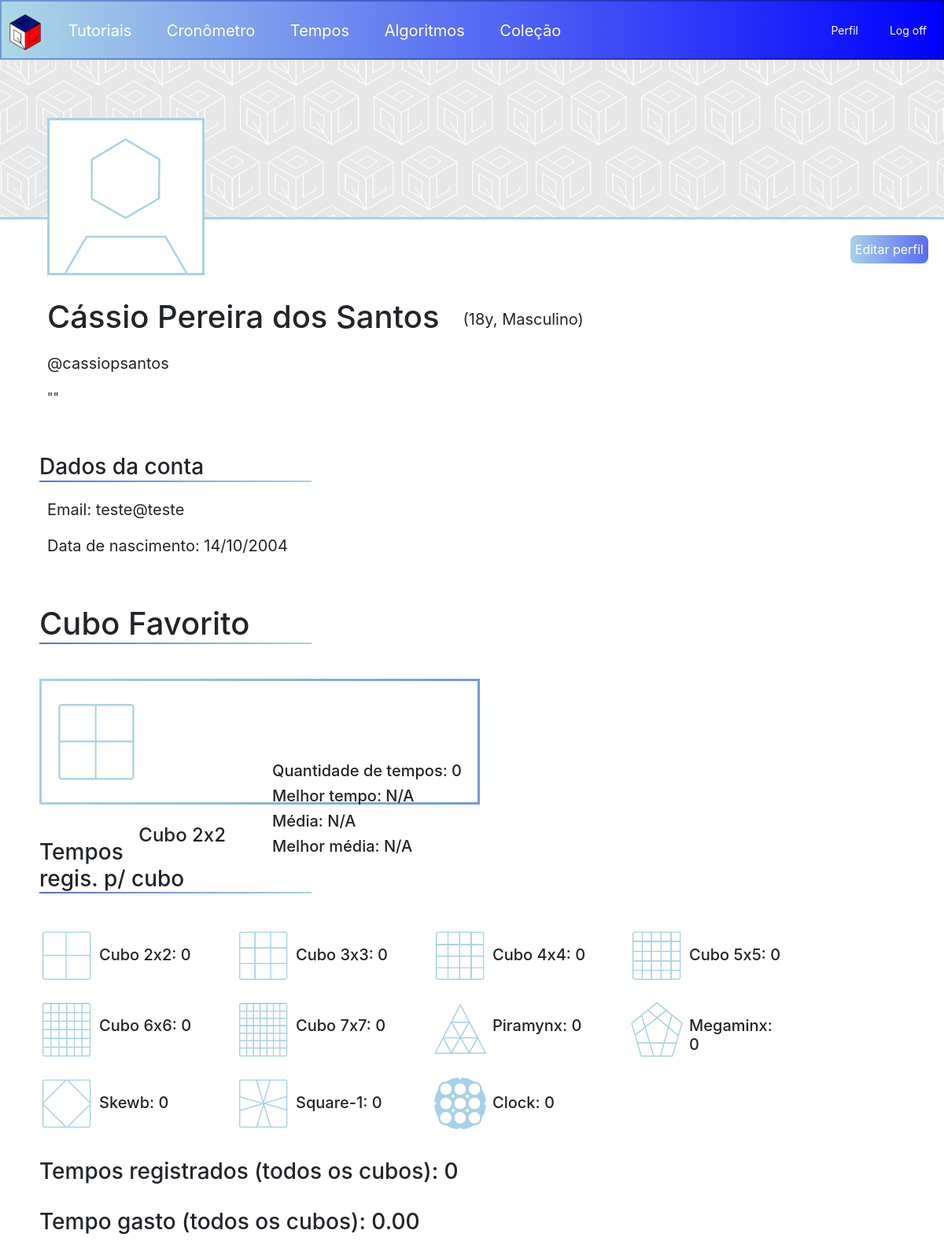
The app's page /perfil.php (signed in) with its own data.
### tables this page shows
create table usuarios (
	id int primary key not null auto_increment,
    nome_usuario varchar(20),
	nome_completo varchar(30),
    descricao text(200),
    foto varchar(25),
    email varchar(30),
    senha varchar(30),
    genero varchar(9),
    nascimento date
);

### perfil.php (the view, shortened to what this page needs)
<html>
<?php
include('conexao.php');
include('navbar.php');
$id_usuario = $_SESSION['id_usuario'];
$sql = "SELECT * FROM usuarios WHERE id='$id_usuario'";
$query = mysqli_query($conn, $sql);
$dados = mysqli_fetch_array($query);
$idade = date_diff(date_create($dados['nascimento']), date_create('now'))->y;
$sql_dados = "SELECT COUNT(tempo) AS quantidade_tempos FROM tempos WHERE id_usuario = '$id_usuario'";
$query_dados = mysqli_query($conn, $sql_dados);
$quantidade_tempos = mysqli_fetch_array($query_dados)['quantidade_tempos'];
$sql_dados = "SELECT SUM(tempo) AS tempo_gasto FROM tempos WHERE id_usuario = '$id_usuario'";
$query_dados = mysqli_query($conn, $sql_dados);
$tempo_gasto = mysqli_fetch_array($query_dados)['tempo_gasto'];
$sql_fav = "SELECT COUNT(tempo) AS qnt_tempos FROM tempos WHERE tipo_cubo = '2x2' AND id_usuario = '$id_usuario'";
$query_fav = mysqli_query($conn, $sql_fav);
$fav_2x2 = mysqli_fetch_array($query_fav)['qnt_tempos'];
$sql_fav = "SELECT COUNT(tempo) AS qnt_tempos FROM tempos WHERE tipo_cubo = '3x3' AND id_usuario = '$id_usuario'";
$query_fav = mysqli_query($conn, $sql_fav);
$fav_3x3 = mysqli_fetch_array($query_fav)['qnt_tempos'];
$sql_fav = "SELECT COUNT(tempo) AS qnt_tempos FROM tempos WHERE tipo_cubo = '4x4' AND id_usuario = '$id_usuario'";
$query_fav = mysqli_query($conn, $sql_fav);
$fav_4x4 = mysqli_fetch_array($query_fav)['qnt_tempos'];
$sql_fav = "SELECT COUNT(tempo) AS qnt_tempos FROM tempos WHERE tipo_cubo = '5x5' AND id_usuario = '$id_usuario'";
$query_fav = mysqli_query($conn, $sql_fav);
$fav_5x5 = mysqli_fetch_array($query_fav)['qnt_tempos'];
$sql_fav = "SELECT COUNT(tempo) AS qnt_tempos FROM tempos WHERE tipo_cubo = '6x6' AND id_usuario = '$id_usuario'";
$query_fav = mysqli_query($conn, $sql_fav);
$fav_6x6 = mysqli_fetch_array($query_fav)['qnt_tempos'];
$sql_fav = "SELECT COUNT(tempo) AS qnt_tempos FROM tempos WHERE tipo_cubo = '7x7' AND id_usuario = '$id_usuario'";
$query_fav = mysqli_query($conn, $sql_fav);
$fav_7x7 = mysqli_fetch_array($query_fav)['qnt_tempos'];
$sql_fav = "SELECT COUNT(tempo) AS qnt_tempos FROM tempos WHERE tipo_cubo = 'Piramynx' AND id_usuario = '$id_usuario'";
$query_fav = mysqli_query($conn, $sql_fav);
$fav_piramynx = mysqli_fetch_array($query_fav)['qnt_tempos'];
$sql_fav = "SELECT COUNT(tempo) AS qnt_tempos FROM tempos WHERE tipo_cubo = 'Megaminx' AND id_usuario = '$id_usuario'";
$query_fav = mysqli_query($conn, $sql_fav);
$fav_megaminx = mysqli_fetch_array($query_fav)['qnt_tempos'];
$sql_fav = "SELECT COUNT(tempo) AS qnt_tempos FROM tempos WHERE tipo_cubo = 'Square-1' AND id_usuario = '$id_usuario'";
$query_fav = mysqli_query($conn, $sql_fav);
$fav_square1 = mysqli_fetch_array($query_fav)['qnt_tempos'];
$sql_fav = "SELECT COUNT(tempo) AS qnt_tempos FROM tempos WHERE tipo_cubo = 'Skewb' AND id_usuario = '$id_usuario'";
$query_fav = mysqli_query($conn, $sql_fav);
$fav_skewb = mysqli_fetch_array($query_fav)['qnt_tempos'];
$sql_fav = "SELECT COUNT(tempo) AS qnt_tempos FROM tempos WHERE tipo_cubo = 'Clock' AND id_usuario = '$id_usuario'";
$query_fav = mysqli_query($conn, $sql_fav);
$fav_clock = mysqli_fetch_array($query_fav)['qnt_tempos'];
$temp = max($fav_2x2, $fav_3x3, $fav_4x4, $fav_5x5, $fav_6x6, $fav_7x7, $fav_piramynx, $fav_megaminx, $fav_square1, $fav_skewb, $fav_clock);
switch ($temp) {
    case $fav_2x2:
        $cubo_favorito = '2x2';
        $nome_cubo = 'Cubo 2x2';
        break;
}
$sql_cubo = "SELECT melhor_tempo FROM melhor_tempo WHERE id_usuario = '$id_usuario' AND tipo_cubo = '$cubo_favorito'";
$query_cubo = mysqli_query($conn, $sql_cubo);
$melhor_tempo = mysqli_fetch_array($query_cubo)['melhor_tempo'];
$sql_cubo = "SELECT melhor_media FROM melhor_media WHERE id_usuario = '$id_usuario' AND tipo_cubo = '$cubo_favorito'";
$query_cubo = mysqli_query($conn, $sql_cubo);
$melhor_media = mysqli_fetch_array($query_cubo)['melhor_media'];
$sql_cubo = "SELECT AVG(tempo) AS media FROM tempos WHERE id_usuario = '$id_usuario' AND tipo_cubo = '$cubo_favorito'";
$query_cubo = mysqli_query($conn, $sql_cubo);
$media = mysqli_fetch_array($query_cubo)['media'];
?>
<head>
</head>
<body>
<div class="header_perfil">
    <img class="imagem_perfil" alt="foto de perfil" src="uploads/<?php echo $dados['foto'] ?>">
</div>
<div class="capa_perfil">
</div>
<a class="botao btn_editar" href="editar_perfil.php">Editar perfil</a>
<div class="nome_completo">
    <h1><?php echo $dados['nome_completo']?></h1>
    <p class="idade_perfil">(<?php echo $idade.'y' ?>, <?php echo $dados['genero'] ?>)</p>
</div>
<div class="nome_usuario">
    <p><?php echo "@".$dados['nome_usuario']?></p>
</div>
<div class="descricao">
    <p class="desc_texto">"<?php echo $dados['descricao']?>"</hp>
</div>
<br>
<h3 class="titulo">Dados da conta</h3>
<div class="nome_usuario">
    <p>Email: <?php echo $dados['email']?></p>
    <p>Data de nascimento: <?php echo date_format(date_create($dados['nascimento']), "d/m/Y")?></p>
</div>
<br>
<h1 class="titulo">Cubo Favorito</h1>
<br>
<div class="cubo_favorito">
    <img class="img_cubo_fav" src="imagens/<?php echo $cubo_favorito?>.png" alt="cubo_favorito">
    <h4 class="nome_cubo_fav"><?php echo $nome_cubo ?></h4>
    <div class="dados_cubo_fav">
        <h5 class="">Quantidade de tempos: <?php echo $temp ?></h5>
        <h5 class="">Melhor tempo: <?php
                        if ($melhor_tempo != 0) {
                            $tempo_final = tempoFinal($melhor_tempo);
                            echo $tempo_final;
                        } else {
                            echo 'N/A';
                        }?></h5>
        <h5 class="">Média: <?php
                        if ($media != 0) {
                            $tempo_final = tempoFinal($media);
                            echo $tempo_final;
                        } else {
                            echo 'N/A';
                        }?></h5>
        <h5 class="">Melhor média: <?php
                        if ($melhor_media != 0) {
                            $tempo_final = tempoFinal($melhor_media);
                            echo $tempo_final;
                        } else {
                            echo 'N/A';
                        }?></h5>
    </div>
</div>
<br>
<h3 class="titulo">Tempos regis. p/ cubo</h3>
<br>
<div class="tempos_p_cubo">
    <div class="tempo_cubo">
        <img class="img_tempos_cubo" src="imagens/2x2.png" alt="2x2">
        <h5 class="nome_tempos_cubo">Cubo 2x2: <?php echo $fav_2x2 ?></h5>
    </div>
    <div class="tempo_cubo">
        <img class="img_tempos_cubo" src="imagens/3x3.png" alt="3x3">
        <h5 class="nome_tempos_cubo">Cubo 3x3: <?php echo $fav_3x3 ?></h5>
    </div>
    <div class="tempo_cubo">
        <img class="img_tempos_cubo" src="imagens/4x4.png" alt="4x4">
        <h5 class="nome_tempos_cubo">Cubo 4x4: <?php echo $fav_4x4 ?></h5>
    </div>
    <div class="tempo_cubo">
        <img class="img_tempos_cubo" src="imagens/5x5.png" alt="5x5">
        <h5 class="nome_tempos_cubo">Cubo 5x5: <?php echo $fav_5x5 ?></h5>
    </div>
</div>
<div class="tempos_p_cubo">
    <div class="tempo_cubo">
        <img class="img_tempos_cubo" src="imagens/6x6.png" alt="6x6">
        <h5 class="nome_tempos_cubo">Cubo 6x6: <?php echo $fav_6x6 ?></h5>
    </div>
    <div class="tempo_cubo">
        <img class="img_tempos_cubo" src="imagens/7x7.png" alt="7x7">
        <h5 class="nome_tempos_cubo">Cubo 7x7: <?php echo $fav_7x7 ?></h5>
    </div>
    <div class="tempo_cubo">
        <img class="img_tempos_cubo" src="imagens/piramynx.png" alt="Piramynx">
        <h5 class="nome_tempos_cubo">Piramynx: <?php echo $fav_piramynx ?></h5>
    </div>
    <div class="tempo_cubo">
        <img class="img_tempos_cubo" src="imagens/megaminx.png" alt="megaminx">
        <h5 class="nome_tempos_cubo">Megaminx: <?php echo $fav_megaminx ?></h5>
    </div>
</div>
<div class="tempos_p_cubo">
    <div class="tempo_cubo">
        <img class="img_tempos_cubo" src="imagens/skewb.png" alt="skewb">
        <h5 class="nome_tempos_cubo">Skewb: <?php echo $fav_skewb ?></h5>
    </div>
    <div class="tempo_cubo">
        <img class="img_tempos_cubo" src="imagens/square1.png" alt="square-1">
        <h5 class="nome_tempos_cubo">Square-1: <?php echo $fav_square1 ?></h5>
    </div>
    <div class="tempo_cubo">
        <img class="img_tempos_cubo" src="imagens/clock.png" alt="clock">
        <h5 class="nome_tempos_cubo">Clock: <?php echo $fav_clock ?></h5>
    </div>
</div>
<h3 class="quantidade_tempos_perfil">Tempos registrados (todos os cubos): <?php echo $quantidade_tempos ?></h3>
<h3 class="quantidade_tempos_perfil">Tempo gasto (todos os cubos): <?php echo tempoFinal($tempo_gasto) ?></h3>
<br>
<br>
<br>
<br>
</body>
</html>

### conexao.php (shortened to what this page needs)
<?php
function tempoFinal($init) {
    if ($init < 60) {
    $init = number_format((float)$init, 2);
    }
    if ($init > 3599) {
    $secs = floor($init);
    $milli = (int) (($init - $secs) * 101);
    $hours = (int) ($secs / 3600);
    $minutes = (($secs / 60) % 60);
    $seconds = $secs % 60;
    if ($minutes > 1) {
        if ($seconds < 10) {
            $seconds = '0'.$seconds;
        }
    }
    if ($hours > 1) {
        if ($minutes < 10) {
            $minutes = '0'.$minutes;
        }
        if ($seconds < 10) {
            $seconds = '0'.$seconds;
        }
    }
    $tempo_final = "$hours:$minutes:$seconds.$milli";
    return $tempo_final;
    } else {
    $tempo_final = $init;
    return $tempo_final;
    }
}
?>
<head>
    <link rel="stylesheet" href="https://maxcdn.bootstrapcdn.com/bootstrap/4.5.2/css/bootstrap.min.css">
</head>

### navbar.php (shortened to what this page needs)
<div id="tempo_comeca1">
<link rel="stylesheet" href="css.css">
  <div class="topnav">
    <img src="imagens/logo.png" alt="Logo QBLearning" class="navlogo">
    <a class="navbtn" href="tutorial.php">Tutoriais</a>
    <a class="navbtn" href="cronometro.php">Cronômetro</a>
    <a class="navbtn" href="tempos.php">Tempos</a>
    <a class="navbtn" href="algoritmos.php">Algoritmos</a>
    <a class="navbtn" href="colecao.php">Coleção</a>
    <a class="navbtn logoff" href="logout.php">Log off</a>
    <a class="navbtn logoff" href="perfil.php">Perfil</a>
  </div>
</div>

### css.css (style rules this page uses)
.botao { color: white; background-image: linear-gradient(to right, #A7D1E7, #566BF3); padding: 6px; border-radius: 8px; margin-right: 0; border-width: 0; }
.topnav { background-image: linear-gradient(to right, #add8e6, #0000ff); padding-top: 6px; border: 2px; border-image-slice: 1; border-image-source: linear-gradient(to right, #6F9BD6, #0000B2); border-style: solid; }
.navbtn { padding: 10px; color: white; font-size: 20px; border-radius: 10px; margin: 10px; transition: background-color 0.3s, text-decoration 0.3s; }
.navlogo { width: 40px; margin: 10px; margin-right: 10px; }
.logoff { font-size: 14px; float: right; margin-top: 10px; }
.titulo { margin-left: 50px; margin-right: 67%; margin-top: 20px; margin-bottom: 20px; border-bottom-style: solid; border-width: 2px; padding-right: 50px; border-image-slice: 1; border-image-source: linear-gradient(to left, #A7D1E7, #566BF3); }
.header_perfil { position: absolute; width: 470px; left: 5%; top: 150px; }
.imagem_perfil { width: 200px; border-style: solid; border-width: 3px; border-color: #A7D1E7; }
.capa_perfil { padding: 100px; border-bottom-style: solid; border-bottom-width: 3px; border-bottom-color: #A7D1E7; background-color: #e7e7e7; background-image: url("imagens/capa_default.png"); background-size: 170px; background-repeat: repeat; }
.btn_editar { float: right; margin: 20px; }
.nome_usuario { font-size: 20px; margin-top: 10px; margin-left: 5%; }
.nome_completo { display: flex; width: 900px; margin-top: 100px; margin-left: 5%; }
.idade_perfil { margin-top: 12px; margin-left: 30px; font-size: 20px; }
.descricao { width: 500px; margin-left: 5%; }
.cubo_favorito { margin-left: 50px; width: 560px; height: 160px; border-style: solid; border-width: 3px; border-image-slice: 1; border-image-source: linear-gradient(to left, #6F9BD6, #A7D1E7); }
.img_cubo_fav { margin-left: 15px; margin-top: 22px; width: 110px; }
.nome_cubo_fav { float: right; margin-right: 320px; margin-top: 50px; }
.dados_cubo_fav { float: right; margin-top: -117px; margin-right: 20px; }
.img_tempos_cubo { width: 70px; }
.nome_tempos_cubo { margin-top: 22px; margin-left: 6px; }
.tempo_cubo { display: flex; margin-left: 50px; margin-bottom: 20px; width: 200px; }
.tempos_p_cubo { display: flex; }
.quantidade_tempos_perfil { margin-left: 50px; margin-top: 15px; margin-bottom: 30px; }

### records on screen
usuarios: foto (placeholder picture), nome_completo "Cássio Pereira dos Santos", nascimento "18", genero "Masculino", nome_usuario "cassiopsantos", email "teste@teste", nascimento "14/10/2004"

### other values on screen
$nome_cubo "Cubo 2x2"
$temp "0"
$fav_2x2 "0"
$fav_3x3 "0"
$fav_4x4 "0"
$fav_5x5 "0"
$fav_6x6 "0"
$fav_7x7 "0"
$fav_piramynx "0"
$fav_megaminx "0"
$fav_skewb "0"
$fav_square1 "0"
$fav_clock "0"
$quantidade_tempos "0"
tempoFinal($tempo_gasto) "0.00"
